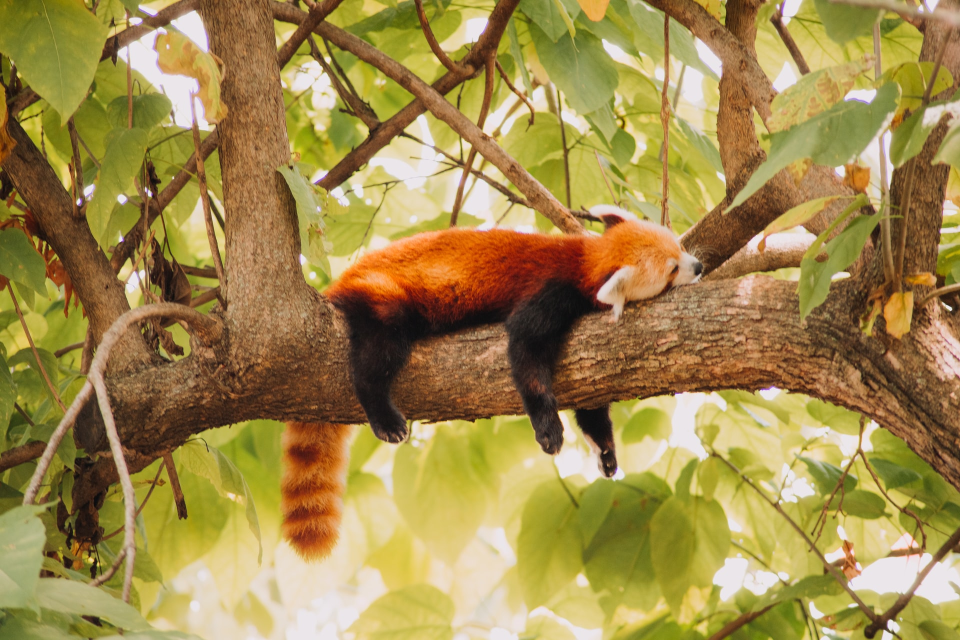
#> input picture picture.jpg, 1920 x 1280 px (shown at 1/2 size)
$ jupyter execute image.ipynb
#> lines starting #> are read from the running program, lines starting #| are printed output that depends on the picture
[cell 1]
from PIL import Image

[cell 2]
img = Image.open("./picture.jpg")
#> img is the input picture: PIL image 1920x1280 RGB; mean R, G, B 160.9, 137.7, 76.5

img.show()

[cell 3]
img.transpose(Image.Transpose.FLIP_LEFT_RIGHT).show()
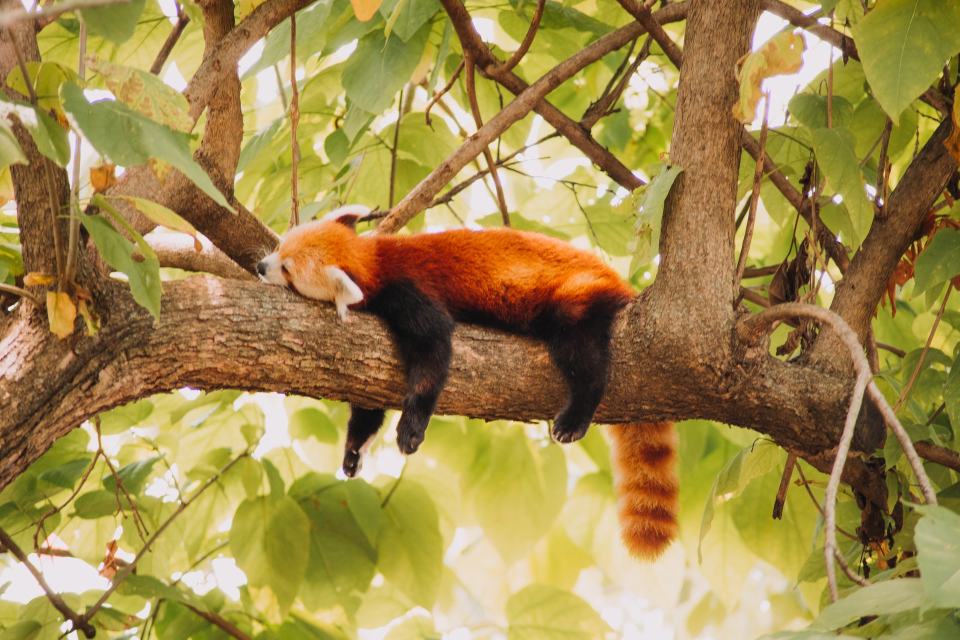
#> shown: PIL image 1920x1280 RGB (shown at 1/2 size); mean R, G, B 160.9, 137.7, 76.5

[cell 4]
img.transpose(Image.Transpose.TRANSPOSE).show()
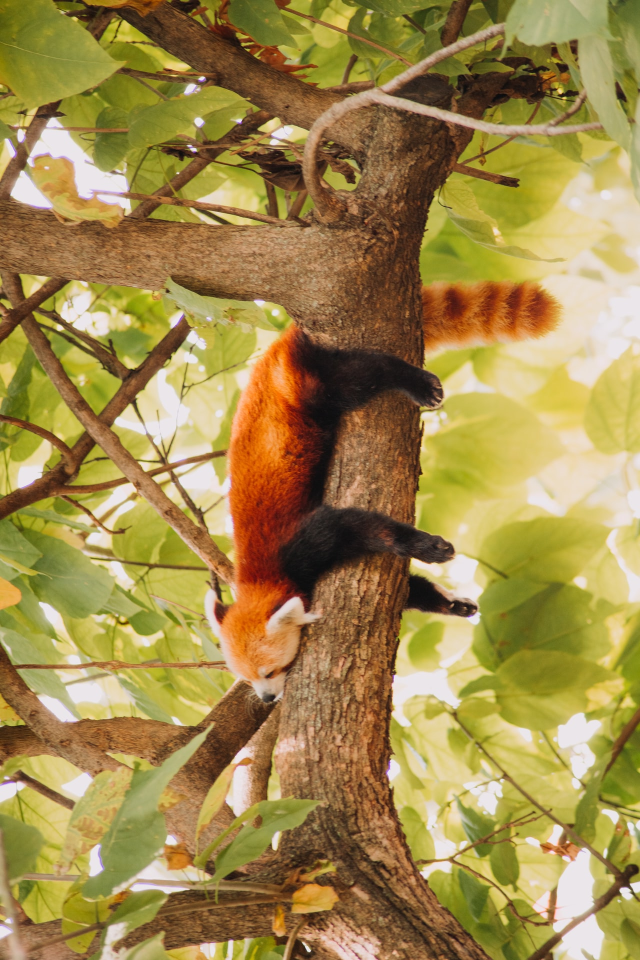
#> shown: PIL image 1280x1920 RGB (shown at 1/2 size); mean R, G, B 160.9, 137.7, 76.5

[cell 5]
scale_factor = 5
img_size = (img.size[0]*scale_factor, img.size[1]*scale_factor)
#> img_size = (9600, 6400)
img.resize(img_size).show()
